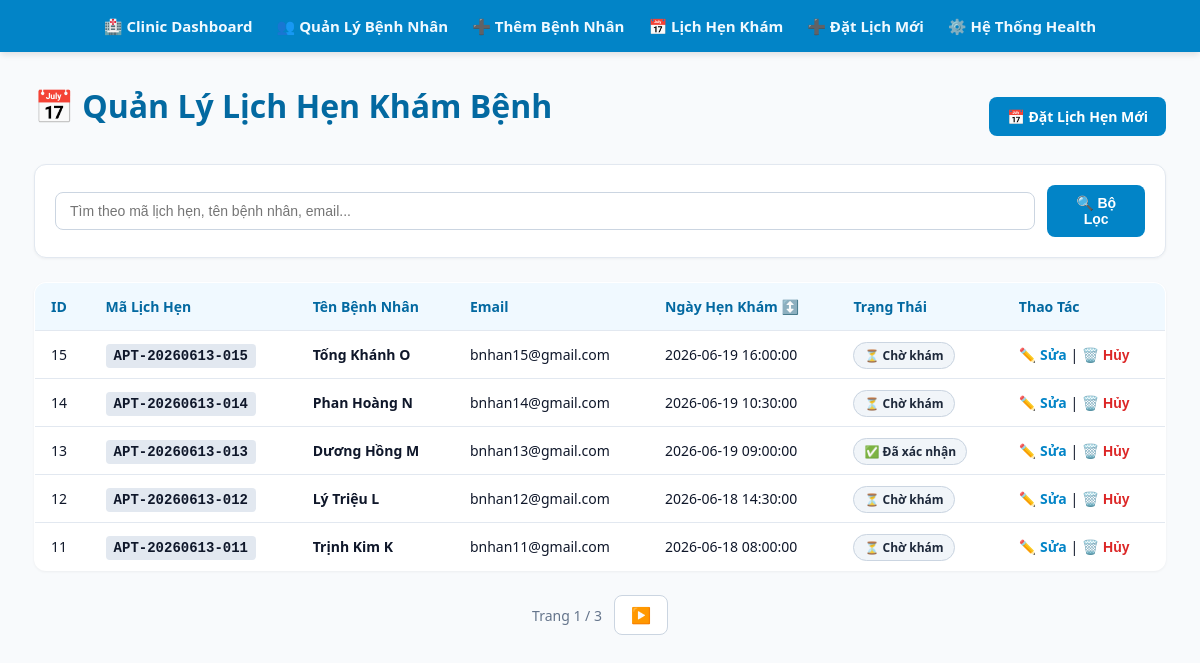
The app's page /appointments with its own data.
### tables this page shows
CREATE TABLE IF NOT EXISTS `appointments` (
    `id` INT AUTO_INCREMENT PRIMARY KEY,
    `appointment_code` VARCHAR(100) NOT NULL UNIQUE,
    `patient_name` VARCHAR(255) NOT NULL,
    `patient_email` VARCHAR(255) NOT NULL,
    `booking_date` DATETIME NOT NULL,
    `status` ENUM('pending', 'confirmed', 'completed', 'cancelled') DEFAULT 'pending',
    `doctor_note` TEXT NULL,
    `created_at` TIMESTAMP DEFAULT CURRENT_TIMESTAMP,
    INDEX `idx_appointments_date_status` (`booking_date`, `status`)
);

### app/Core/helpers.php (called while the page is built, shortened)
<?php
function e(?string $value): string {
    return htmlspecialchars((string) $value, ENT_QUOTES, 'UTF-8');
}
function query_string(array $params = []): string {
    $current = $_GET;
    foreach ($params as $key => $value) {
        $current[$key] = $value;
    }
    return http_build_query($current);
}
function view(string $path, array $data = []): void {
    extract($data);
    require __DIR__ . '/../Views/' . $path . '.php';
}

### app/Controllers/AppointmentController.php (called while the page is built, shortened)
<?php
class AppointmentController
{
    private function repository(): AppointmentRepository {
        $config = require __DIR__ . '/../../config/database.php';
        $pdo = (new Database($config))->getConnection();
        return new AppointmentRepository($pdo);
    }
    public function index(): void {
        $q = trim($_GET['q'] ?? '');
        $page = (int) ($_GET['page'] ?? 1);
        $perPage = 5;
        $sort = $_GET['sort'] ?? 'booking_date';
        $direction = $_GET['direction'] ?? 'desc';
        $repo = $this->repository();
        $total = $repo->countAll($q);
        $totalPages = (int) ceil($total / $perPage);
        $offset = ($page - 1) * $perPage;
        $appointments = $repo->getPaginated($q, $perPage, $offset, $sort, $direction);
        view('appointments/index', compact('appointments', 'q', 'page', 'perPage', 'total', 'totalPages', 'sort', 'direction'));
    }
}

### public/index.php (called while the page is built, shortened)
<?php
require __DIR__ . '/../app/Core/helpers.php';
require __DIR__ . '/../app/Repositories/AppointmentRepository.php';
require __DIR__ . '/../app/Controllers/AppointmentController.php';
$router = new Router();
$router->get('/', [HomeController::class, 'index']);
$router->get('/health', [HealthController::class, 'index']);
$router->get('/patients', [PatientController::class, 'index']);
$router->get('/patients/create', [PatientController::class, 'create']);
$router->post('/patients/store', [PatientController::class, 'store']);
$router->get('/patients/edit', [PatientController::class, 'edit']);
$router->post('/patients/update', [PatientController::class, 'update']);
$router->post('/patients/delete', [PatientController::class, 'delete']);
$router->get('/appointments', [AppointmentController::class, 'index']);
$router->get('/appointments/create', [AppointmentController::class, 'create']);
$router->post('/appointments/store', [AppointmentController::class, 'store']);
$router->get('/appointments/edit', [AppointmentController::class, 'edit']);
$router->post('/appointments/update', [AppointmentController::class, 'update']);
$router->post('/appointments/delete', [AppointmentController::class, 'delete']);
$router->dispatch($_SERVER['REQUEST_METHOD'], $_SERVER['REQUEST_URI']);

### app/Repositories/AppointmentRepository.php (called while the page is built, shortened)
<?php
class AppointmentRepository
{
    public function countAll(string $keyword = ''): int {
        $sql = "SELECT COUNT(*) AS total FROM appointments";
        $params = [];
        $stmt = $this->db->prepare($sql);
        $stmt->execute($params);
        return (int) ($stmt->fetch()['total'] ?? 0);
    }
    public function getPaginated(string $keyword, int $limit, int $offset, string $sort, string $direction): array {
        $allowedSorts = ['id', 'appointment_code', 'patient_name', 'patient_email', 'booking_date', 'status'];
        $allowedDirections = ['asc', 'desc'];
        $sql = "SELECT id, appointment_code, patient_name, patient_email, booking_date, status FROM appointments";
        $params = [];
        $sql .= " ORDER BY {$sort} {$direction} LIMIT :limit OFFSET :offset";
        $stmt = $this->db->prepare($sql);
        $stmt->bindValue(':limit', $limit, PDO::PARAM_INT);
        $stmt->bindValue(':offset', $offset, PDO::PARAM_INT);
        $stmt->execute();
        return $stmt->fetchAll();
    }
}

### app/Views/appointments/index.php (the view, shortened to what this page needs)
<div class="header-action">
    <h1>📅 Quản Lý Lịch Hẹn Khám Bệnh</h1>
    <a class="btn primary" href="/appointments/create">📅 Đặt Lịch Hẹn Mới</a>
</div>
<form method="get" action="/appointments" class="toolbar">
    <input type="text" name="q" value="<?= e($q) ?>" placeholder="Tìm theo mã lịch hẹn, tên bệnh nhân, email...">
    <button type="submit" class="btn primary">🔍 Bộ Lọc</button>
</form>
<table>
    <thead>
        <tr>
            <th>ID</th>
            <th>Mã Lịch Hẹn</th>
            <th>Tên Bệnh Nhân</th>
            <th>Email</th>
            <th><a href="/appointments?<?= e(query_string(['sort' => 'booking_date', 'direction' => $direction === 'asc' ? 'desc' : 'asc'])) ?>">Ngày Hẹn Khám ↕️</a></th>
            <th>Trạng Thái</th>
            <th>Thao Tác</th>
        </tr>
    </thead>
    <tbody>
        <?php if (empty($appointments)): ?>
            <tr><td colspan="7" style="text-align: center; color: #64748b;">Không có lịch hẹn khám nào được ghi nhận.</td></tr>
        <?php else: ?>
            <?php foreach ($appointments as $apt): ?>
            <tr>
                <td><?= e($apt['id']) ?></td>
                <td><code style="background: #e2e8f0; padding: 4px 8px; border-radius: 4px; font-weight: bold;"><?= e($apt['appointment_code']) ?></code></td>
                <td><strong><?= e($apt['patient_name']) ?></strong></td>
                <td><?= e($apt['patient_email']) ?></td>
                <td><?= e($apt['booking_date']) ?></td>
                <td>
                    <?php
                        $statusText = ['pending' => '⏳ Chờ khám', 'confirmed' => '✅ Đã xác nhận', 'completed' => '🏥 Hoàn thành', 'cancelled' => '❌ Đã hủy'];
                        echo '<span class="badge" style="background: #f1f5f9; color: #1e293b; border: 1px solid #cbd5e1;">' . e($statusText[$apt['status']] ?? $apt['status']) . '</span>';
                    ?>
                </td>
                <td>
                    <a class="link" href="/appointments/edit?id=<?= e($apt['id']) ?>">✏️ Sửa</a> |
                    <form method="post" action="/appointments/delete" class="inline" onsubmit="return confirm('Bạn có chắc chắn muốn hủy bỏ lịch hẹn khám này?')">
                        <button type="submit" class="link danger">🗑️ Hủy</button>
                    </form>
                </td>
            </tr>
            <?php endforeach; ?>
        <?php endif; ?>
    </tbody>
</table>
<div class="pagination">
    <span class="page-info">Trang <?= e($page) ?> / <?= e($totalPages) ?></span>
    <?php if ($page < $totalPages): ?>
        <a href="/appointments?<?= e(query_string(['page' => $page + 1])) ?>">▶️</a>
    <?php endif; ?>
</div>
<?php
require __DIR__ . '/../layout.php';

### public/assets/style.css (style rules this page uses)
* { box-sizing: border-box; }
body { margin: 0; font-family: 'Segoe UI', Arial, sans-serif; background: #f8fafc; color: #0f172a; }
h1 { margin-top: 0; color: #0369a1; }
.card, .toolbar { background: white; border: 1px solid #e2e8f0; border-radius: 12px; padding: 20px; margin-bottom: 24px; box-shadow: 0 1px 3px rgb(0 0 0 / 0.05); }
.toolbar { display: flex; gap: 12px; align-items: center; }
.header-action { display: flex; justify-content: space-between; align-items: center; margin-bottom: 16px; }
input, select, textarea { width: 100%; padding: 10px 14px; border: 1px solid #cbd5e1; border-radius: 8px; font-size: 14px; }
table { width: 100%; border-collapse: collapse; background: white; border-radius: 12px; overflow: hidden; box-shadow: 0 1px 3px rgb(0 0 0 / 0.05); border: 1px solid #e2e8f0; }
th, td { padding: 14px 16px; border-bottom: 1px solid #e2e8f0; text-align: left; font-size: 14px; }
th { background: #f0f9ff; font-weight: 700; color: #0369a1; }
th a { text-decoration: none; color: #0369a1; }
.btn, button { display: inline-block; padding: 10px 18px; border-radius: 8px; border: 0; text-decoration: none; cursor: pointer; font-weight: 600; font-size: 14px; }
.primary { background: #0284c7; color: white; }
.badge { background: #e0f2fe; color: #0284c7; padding: 4px 10px; border-radius: 999px; font-size: 12px; font-weight: 700; }
.inline { display: inline; }
.link { background: none; padding: 0; color: #0284c7; text-decoration: none; font-weight: 600; }
.danger { color: #dc2626; }
.pagination { margin-top: 24px; display: flex; gap: 12px; align-items: center; justify-content: center; }
.pagination a { background: white; border: 1px solid #cbd5e1; padding: 8px 16px; border-radius: 8px; text-decoration: none; color: #334155; font-weight: 600; }
.page-info { color: #64748b; font-size: 14px; }

### records on screen
appointments: id "15", appointment_code "APT-20260613-015", patient_name "Tống Khánh O", patient_email "bnhan15@gmail.com", booking_date "2026-06-19 16:00:00", status "⏳ Chờ khám"
appointments: id "14", appointment_code "APT-20260613-014", patient_name "Phan Hoàng N", patient_email "bnhan14@gmail.com", booking_date "2026-06-19 10:30:00", status "⏳ Chờ khám"
appointments: id "13", appointment_code "APT-20260613-013", patient_name "Dương Hồng M", patient_email "bnhan13@gmail.com", booking_date "2026-06-19 09:00:00", status "✅ Đã xác nhận"
appointments: id "12", appointment_code "APT-20260613-012", patient_name "Lý Triệu L", patient_email "bnhan12@gmail.com", booking_date "2026-06-18 14:30:00", status "⏳ Chờ khám"
appointments: id "11", appointment_code "APT-20260613-011", patient_name "Trịnh Kim K", patient_email "bnhan11@gmail.com", booking_date "2026-06-18 08:00:00", status "⏳ Chờ khám"

### other values on screen
$page "1"
$totalPages "3"
